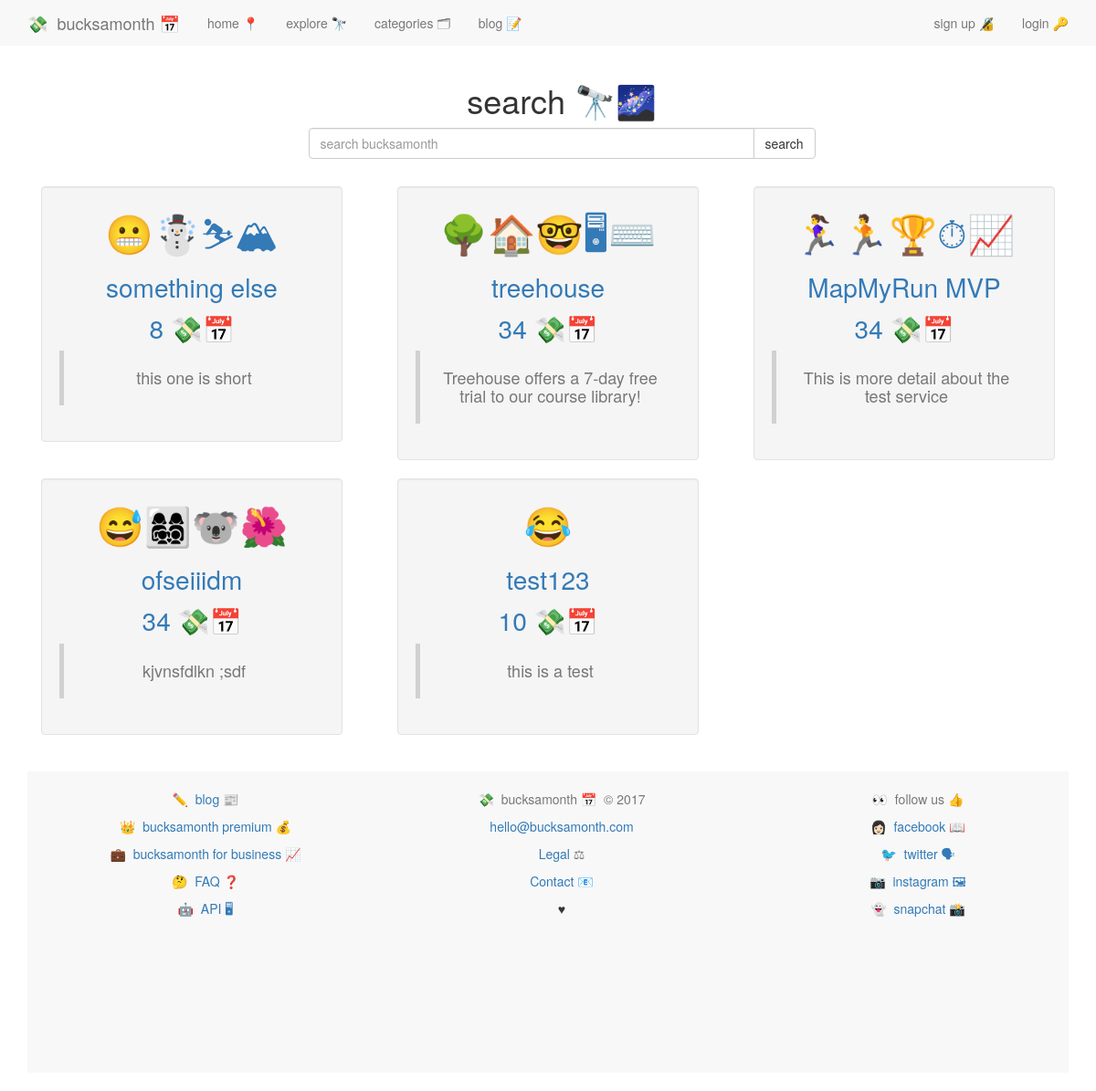
/services/, run on an earlier commit of the app's database.
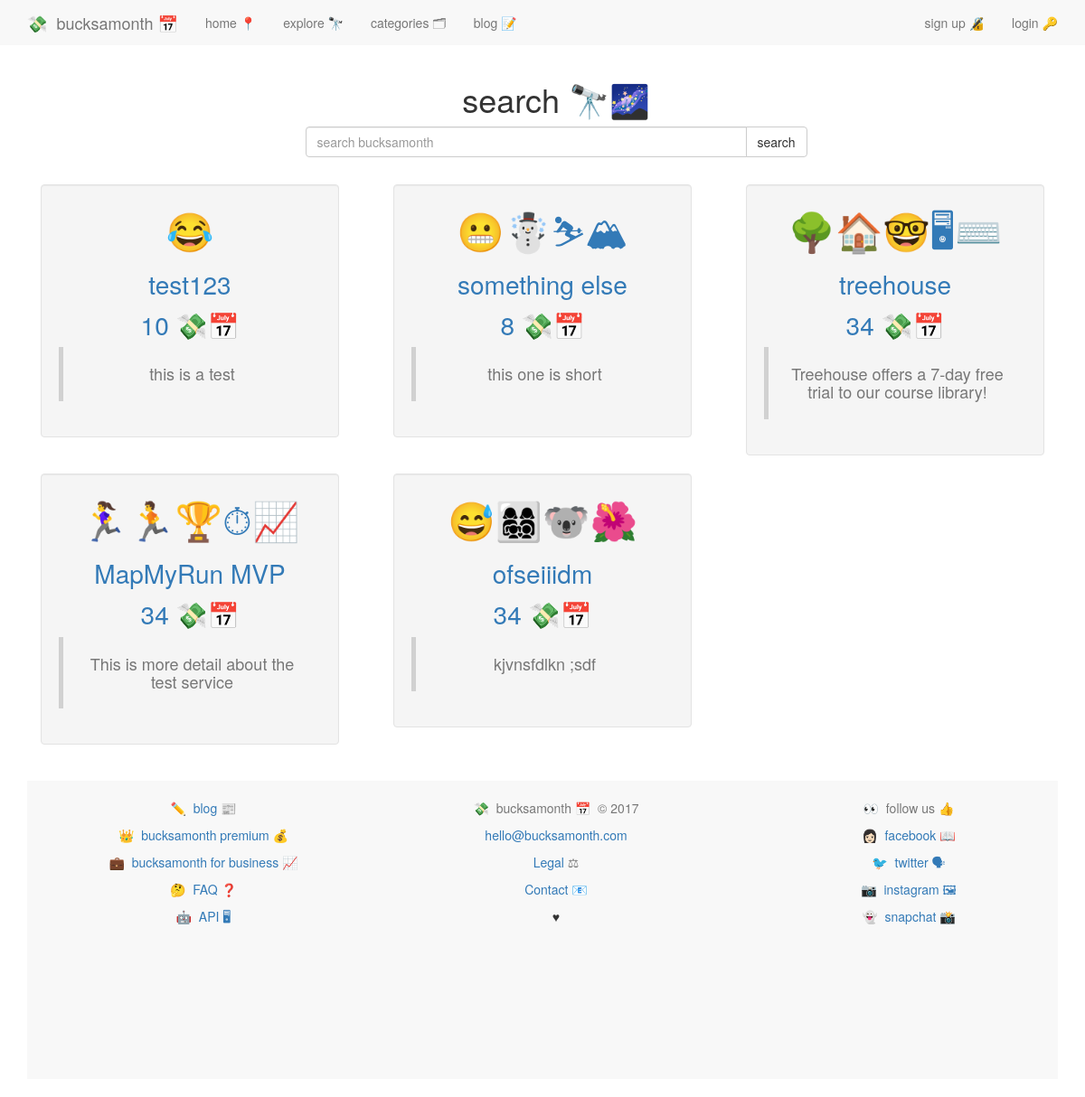
And on a later commit of the database.
### services/models.py (models this page shows, shortened)
class Service(models.Model):
	service_name 			= models.CharField(max_length=140)
	service_slug			= models.SlugField(blank=True)
	url_name 				= models.CharField(max_length=200)
	description_long		= models.CharField(max_length=500, default='')
	description_short		= models.CharField(max_length=140, default='')
	category				= models.ManyToManyField(Category, blank=True)
	featured				= models.BooleanField(default=False)
	date_created 			= models.DateField(auto_now=True)
	bucksamonth 			= models.DecimalField(max_digits=8, decimal_places=2, default=0.00)
	emoji					= models.CharField(max_length=20, default='')
	twitter 				= models.CharField(max_length=100, default='')
	tags 					= TaggableManager()
	def get_absolute_url(self):
		return "/services/%s/" % self.service_slug

### services/views.py (the view, shortened to what this page needs)
# urls.py: url(r'^services/', include('services.urls', namespace='services')),
def services(request):
	services = Service.objects.all().order_by('-date_created')
	context = {'services':services}
	query = request.GET.get('q')
	return render(request, 'services/services.html', context)

### services/templates/services/services.html
{% extends 'base.html' %}
{% block content %}
{% include 'nav.html' %}
<div class="container">
<div class="row">
<div class="col-md-12">
  <h1 style="text-align:center;">search 🔭🌌</h1>
<p>
  <form method="GET" action="." class="row">
    <div class="col-sm-6 col-sm-offset-3">
    <div class="input-group">
    <input class="form-control" type="text" name="q" placeholder="search bucksamonth" value='{{ request.GET.q }}'/>
    <span class="input-group-btn">
    <input class="btn btn-default" type="submit" value="search" />
  </span>
  </div>
  </div>
  </form>
</p>
<br />
</div>
  </div>
{% for instance in services %}
{% cycle '<div class="row">' '' ''  %}
<div style="text-align:center;" class="col-md-4">
  <a style="display:block; text-decoration:none; font-color:black;" href="{{ instance.get_absolute_url }}">
    <div class="col-md-11 col-md-offset-.5 well">
      <p style="font-size:3em; text-align:center;">{{ instance.emoji }}</p>
      <p style="font-size:2em; text-align:center;">{{ instance.service_name }}</p>
      <h5 style="font-size:2em; text-align:center;">{{ instance.bucksamonth | floatformat:"0" }}&nbsp;💸📅</h5>
      <blockquote>
        <h4 class="text-muted">{{ instance.description_short }}</h4>
      </blockquote>
</div>
</a>
</div>
{% cycle '' '' '</div>' %}
{% endfor %}
</div>
{% endblock %}

What changed in the data, as far as the page shows it:
changed Service "test123": moves up the list
